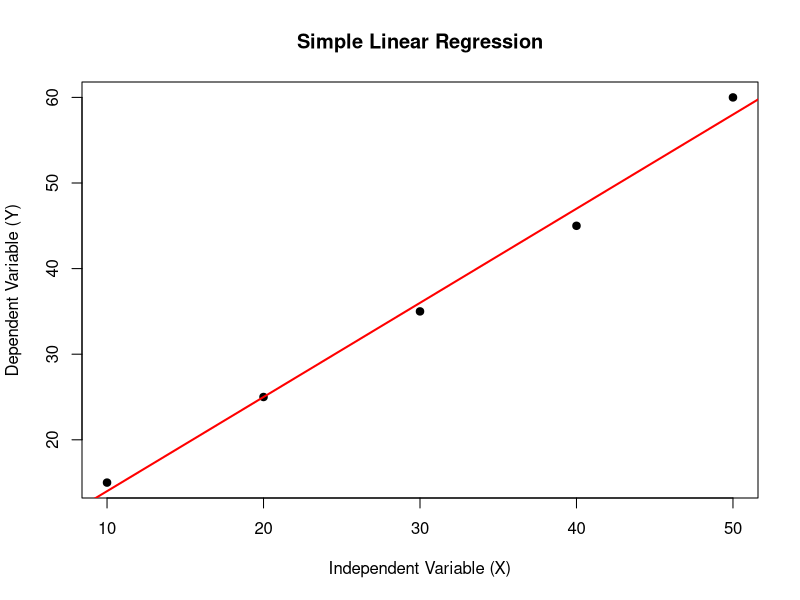

The R script that drew this image:
x <- c(10, 20, 30, 40, 50)


y <- c(15, 25, 35, 45, 60)


model <- lm(y ~ x)


print(model)


summary(model)


plot(
  x, y,
  main = "Simple Linear Regression",
  xlab = "Independent Variable (X)",
  ylab = "Dependent Variable (Y)",
  pch = 19
)


abline(model, col = "red", lwd = 2)
